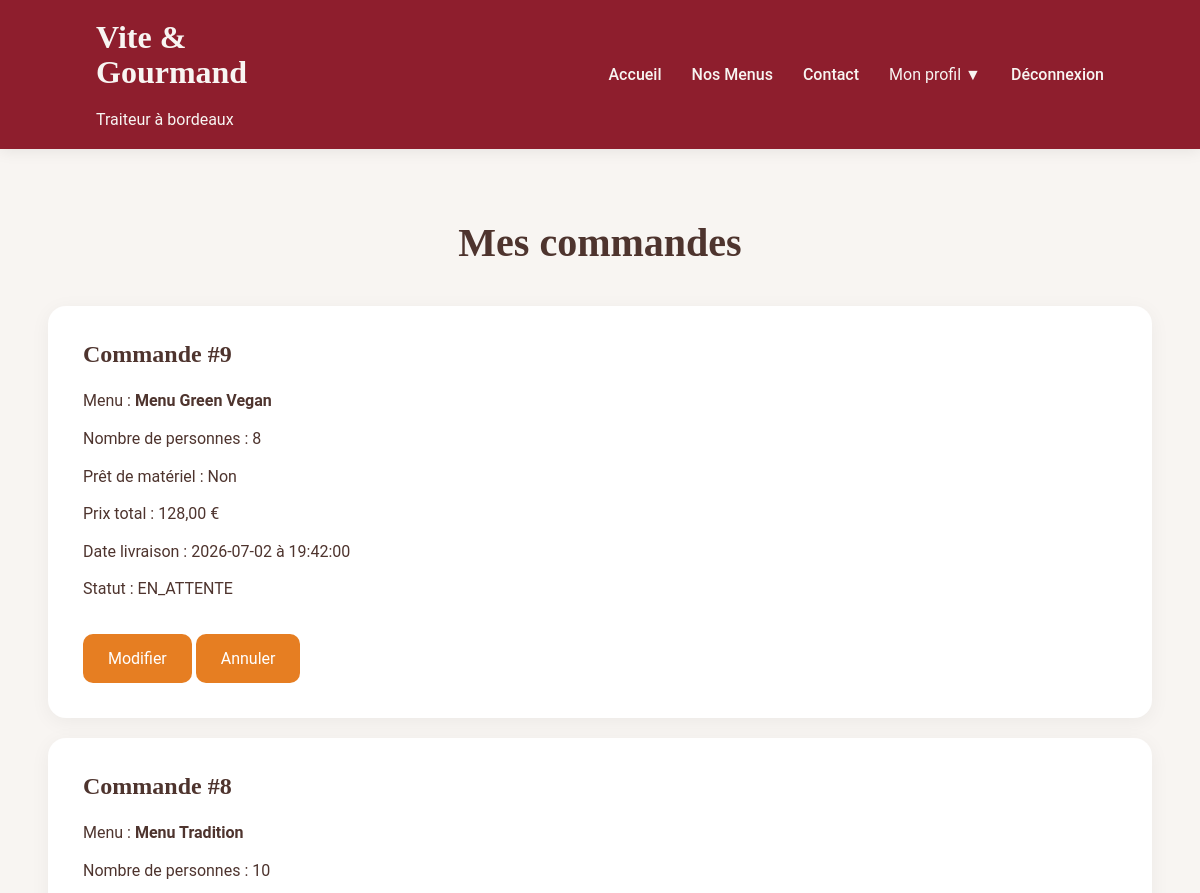
/pages/client/commande-client.php (signed in, upper part), run on an earlier commit of the app's database.
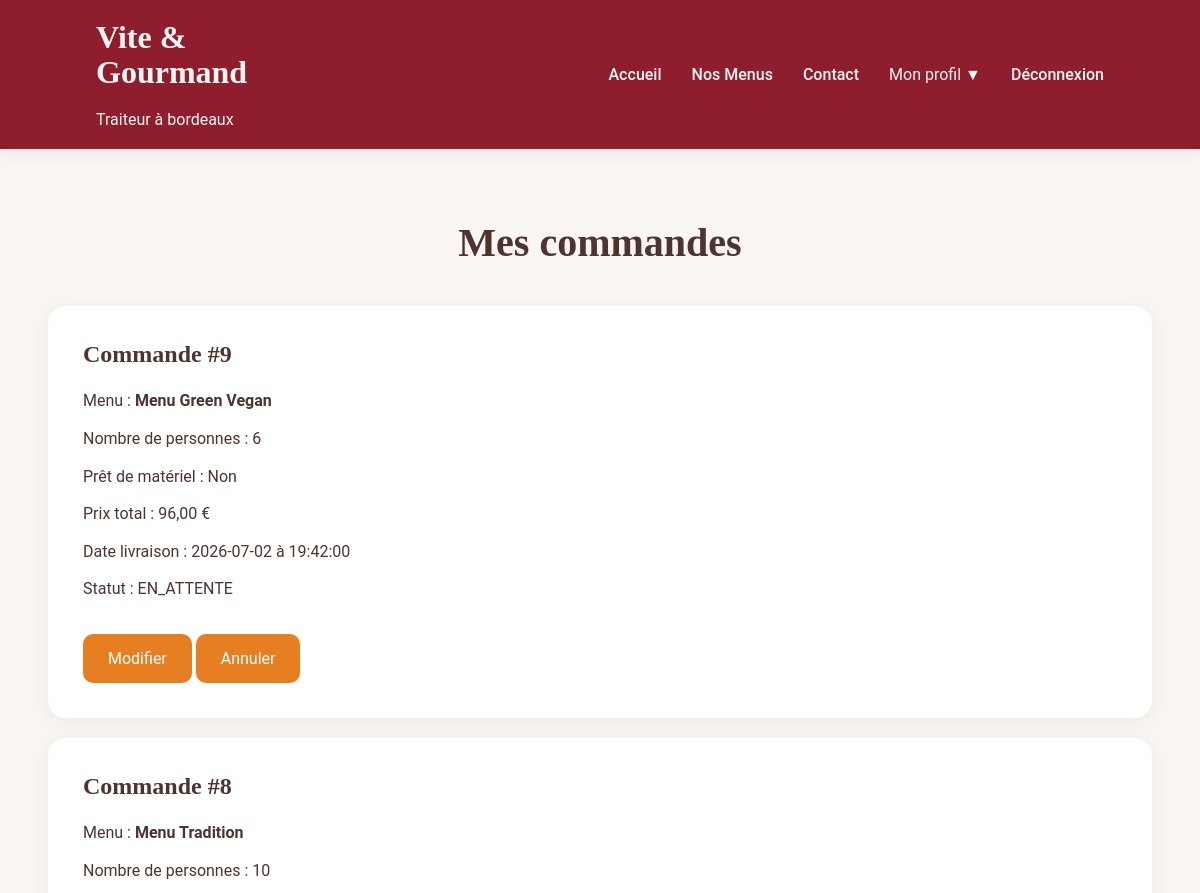
And on a later commit of the database.
### tables this page shows
CREATE TABLE `commande` (
  `idCommande` int(11) NOT NULL,
  `dateCommande` datetime DEFAULT current_timestamp(),
  `dateLivraison` date NOT NULL,
  `heureLivraison` time NOT NULL,
  `adresseLivraison` varchar(255) NOT NULL,
  `nbPersonnes` int(11) NOT NULL,
  `prixTotal` decimal(10,2) NOT NULL,
  `statut` enum('EN_ATTENTE','ACCEPTEE','EN_PREPARATION','EN_LIVRAISON','LIVREE','EN_ATTENTE_MATERIEL','TERMINEE','ANNULEE') DEFAULT 'EN_ATTENTE',
  `idUtilisateur` int(11) NOT NULL,
  `prixMenu` decimal(10,2) NOT NULL DEFAULT 0.00,
  `pretMateriel` tinyint(1) NOT NULL DEFAULT 0,
  `restitutionMateriel` tinyint(1) NOT NULL DEFAULT 0
);

CREATE TABLE `menu` (
  `idMenu` int(11) NOT NULL,
  `titre` varchar(150) NOT NULL,
  `description` text DEFAULT NULL,
  `theme` varchar(100) DEFAULT NULL,
  `regime` varchar(100) DEFAULT NULL,
  `nbPersonnesMin` int(11) NOT NULL,
  `prixParPersonne` decimal(10,2) NOT NULL,
  `stock` int(11) DEFAULT 0,
  `conditions` text DEFAULT NULL
);

### pages/client/commande-client.php (the view, shortened to what this page needs)
<?php
require '../../config/database.php';
$idUtilisateur = (int) $_SESSION['user']['idUtilisateur'];
$sql = "
SELECT
    c.*,
    m.titre AS menuTitre
FROM commande c
INNER JOIN commande_menu cm
ON c.idCommande = cm.idCommande
INNER JOIN menu m
ON cm.idMenu = m.idMenu
WHERE c.idUtilisateur = ?
ORDER BY c.dateCommande DESC
";
$query = $pdo->prepare($sql);
$query->execute([$idUtilisateur]);
$commandes = $query->fetchAll();
?>
<!DOCTYPE html>
<html lang="fr">
<head>
    <link rel="stylesheet" href="../../css/vite&gourmand.css">
    <link rel="stylesheet" href="../../css/admin_client/admin_client1.css">
</head>
<body>
<?php require '../../includes/navbar.php'; ?>
<main class="container">
    <h1 class="page-title">Mes commandes</h1>
    <?php foreach($commandes as $commande): ?>
    <div class="card">
        <h3>
            Commande #<?= (int) $commande['idCommande']; ?>
        </h3>
        <p>
            Menu :
            <strong><?= htmlspecialchars($commande['menuTitre']); ?></strong>
        </p>
        <p>
            Nombre de personnes :
            <?= (int) $commande['nbPersonnes']; ?>
        </p>
        <p>
            Prêt de matériel :
            <?= (int) $commande['pretMateriel'] == 1 ? 'Oui' : 'Non'; ?>
        </p>
        <p>
            Prix total :
            <?= number_format((float) $commande['prixTotal'], 2, ',', ''); ?> €
        </p>
        <p>
            Date livraison :
            <?= htmlspecialchars($commande['dateLivraison']); ?>
            à
            <?= htmlspecialchars($commande['heureLivraison']); ?>
        </p>
        <p>
            Statut :
            <?= htmlspecialchars($commande['statut']); ?>
        </p>
        <?php if($commande['statut'] === 'EN_ATTENTE'): ?>
            <a
                href="update-commande.php?id=<?= (int) $commande['idCommande']; ?>"
                class="btn"
            >
                Modifier
            </a>
            <a
                href="cancel-commande.php?id=<?= (int) $commande['idCommande']; ?>"
                class="btn"
            >
                Annuler
            </a>
        <?php endif; ?>
    </div>
    <?php endforeach; ?>
</main>
</body>
</html>

What changed in the data, as far as the page shows it:
changed commande "EN_ATTENTE": nbPersonnes "8" → "6"; prixTotal "128,00" → "96,00"
